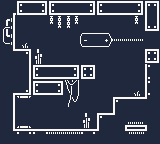

Tiled map render using the project's own tile images. Description and the whole map definition, tile-layer contents included, below:
An orthogonal 10x9 tile map with 16x16 px tiles, 2 tile layers (Tile Layer 1, Tile Layer 2) and 3 objects (socket, battery, counter).

<map version="1.2" tiledversion="1.3.3" orientation="orthogonal" renderorder="right-down" width="10" height="9" tilewidth="16" tileheight="16" infinite="0" nextlayerid="4" nextobjectid="11">
 <editorsettings>
  <export target="5-fifth.json" format="json" />
 </editorsettings>
 <tileset firstgid="1" name="four-color" tilewidth="16" tileheight="16" tilecount="250" columns="10">
  <image source="four-color.png" width="160" height="400" />
 </tileset>
 <layer id="1" name="Tile Layer 1" width="10" height="9">
  <data encoding="csv">
2684354697,1610612883,2684354707,1610612883,129,2684354707,1610612883,129,2684354707,147,
166,128,128,148,2147483796,128,128,128,150,1073741971,
176,154,128,128,128,1073741913,1073741914,2684354718,2684354718,128,
137,1610612862,145,128,128,128,128,128,128,119,
128,2684354699,1610612883,129,3758096531,119,128,128,128,1610612874,
2684354697,126,1610612883,2684354707,180,128,128,128,154,1610612874,
2684354699,2684354695,128,128,190,128,128,3221225598,139,1610612873,
2684354699,1610612871,128,128,128,145,3221225598,1610612873,2684354706,3221225609,
137,138,1610612892,1610612882,1610612882,138,1610612873,137,1610612882,1610612873
</data>
 </layer>
 <layer id="3" name="Tile Layer 2" width="10" height="9">
  <data encoding="csv">
0,0,0,0,0,0,0,0,0,0,
0,0,0,0,0,0,0,0,0,0,
0,0,0,0,0,0,0,0,0,0,
0,0,0,0,0,0,0,0,0,0,
0,0,0,0,0,0,0,0,0,0,
0,0,0,0,0,0,0,0,0,0,
0,0,0,0,0,0,0,0,0,0,
0,0,0,0,0,0,0,2684354737,0,0,
0,0,0,0,0,0,0,0,0,0
</data>
 </layer>
 <objectgroup id="2" name="Object Layer 1">
  <object id="3" name="socket" gid="56" x="80" y="48" width="16" height="16" />
  <object id="5" name="battery" gid="11" x="16" y="128" width="16" height="16" />
  <object id="10" name="counter" gid="40" x="144" y="48" width="16" height="16" />
 </objectgroup>
</map>